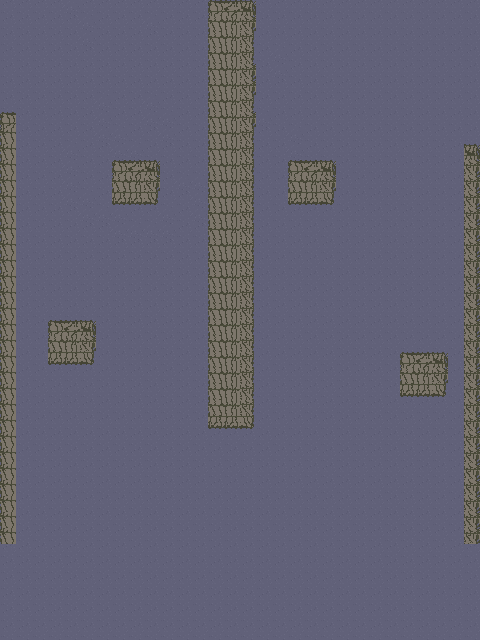

Tiled map render using the project's own tile images. Description and the whole map definition, tile-layer contents included, below:
An orthogonal 30x40 tile map with 16x16 px tiles, 2 tile layers (Background, Bricks), 2 tilesets and 7 objects (Monster).

<map version="1.0" orientation="orthogonal" renderorder="right-down" width="30" height="40" tilewidth="16" tileheight="16" nextobjectid="62">
 <tileset firstgid="1" name="tiles" tilewidth="16" tileheight="16" spacing="1" tilecount="324" columns="18">
  <image source="../images/tiles.png" width="320" height="320" />
 </tileset>
 <tileset firstgid="325" name="tiles" tilewidth="16" tileheight="16" spacing="1" tilecount="324" columns="18">
  <image source="../images/tiles.png" width="320" height="320" />
 </tileset>
 <layer name="Background" width="30" height="40">
  <data encoding="csv">
73,73,73,73,74,73,73,73,73,73,73,73,73,73,73,73,73,73,73,73,73,73,73,73,73,73,73,73,73,73,
73,73,73,73,73,74,73,73,73,74,73,73,73,73,73,73,73,73,73,73,73,73,73,73,73,73,73,73,73,73,
73,73,73,73,73,74,73,73,73,73,73,73,73,73,74,73,73,73,73,73,73,73,73,73,73,73,73,73,73,73,
73,73,73,73,73,73,73,73,73,73,73,73,73,73,73,73,73,74,73,73,73,73,73,73,73,73,73,73,73,73,
73,73,73,73,73,73,73,73,73,73,73,73,73,74,73,73,73,74,73,73,73,73,73,73,73,73,73,73,73,73,
73,73,73,73,73,73,73,73,73,73,73,73,73,73,73,73,73,73,73,73,73,73,73,73,73,73,73,73,73,73,
73,73,73,73,73,73,74,73,73,74,73,73,73,73,73,73,73,73,73,73,73,73,73,73,73,73,73,73,73,73,
73,73,73,73,73,73,74,73,73,74,74,73,73,73,73,74,74,73,73,73,73,73,73,73,73,73,73,73,73,73,
73,73,73,73,73,73,74,74,73,73,74,73,73,73,73,73,73,73,74,73,73,73,73,73,73,73,73,73,73,73,
73,73,73,73,74,73,73,74,74,73,73,73,73,73,73,73,73,73,74,73,73,73,73,73,73,73,73,73,73,73,
73,73,73,73,74,73,73,73,73,73,73,73,73,73,73,74,73,73,73,73,73,73,73,73,73,73,73,73,73,73,
73,73,73,73,74,73,73,73,73,73,73,74,74,74,74,74,73,73,73,73,73,73,73,73,73,73,73,73,73,73,
73,73,73,73,74,74,73,73,73,73,73,73,74,73,74,73,73,73,73,73,73,73,73,73,73,73,73,73,73,73,
73,73,73,73,73,74,74,74,73,73,74,73,74,74,74,73,73,73,73,73,73,73,73,73,73,73,73,73,73,73,
73,73,73,73,73,73,73,74,74,74,74,73,73,74,73,73,73,73,73,73,73,73,73,73,73,73,73,73,73,73,
73,73,73,73,73,73,73,73,73,73,73,73,73,73,73,73,73,73,73,73,73,73,73,73,73,73,73,73,73,73,
73,73,73,73,73,73,73,73,73,73,73,73,73,73,73,73,73,73,73,73,73,73,73,73,73,73,73,73,73,73,
73,73,73,73,73,73,73,73,73,73,73,73,73,73,73,73,73,73,73,73,73,73,73,73,73,73,73,73,73,73,
73,73,73,73,73,73,73,73,73,73,73,73,73,73,73,73,73,73,73,73,73,73,73,73,73,73,73,73,73,73,
73,73,73,73,73,73,73,73,73,73,73,73,73,73,73,73,73,73,73,73,73,73,73,73,73,73,73,73,73,73,
73,73,73,73,73,73,73,73,73,73,73,73,73,73,73,73,73,73,73,73,73,73,73,73,73,73,73,73,73,73,
73,73,73,73,73,73,73,73,73,73,73,73,73,73,73,73,73,73,73,73,73,73,73,73,73,73,73,73,73,73,
73,73,73,73,73,73,73,73,73,73,73,73,73,73,73,73,73,73,73,73,73,73,73,73,73,73,73,73,73,73,
73,73,73,73,73,73,73,73,73,73,73,73,73,73,73,73,73,73,73,73,73,73,73,73,73,73,73,73,73,73,
73,73,73,73,73,73,73,73,73,73,73,73,73,73,73,73,73,73,73,73,73,73,73,73,73,73,73,73,73,73,
73,73,73,73,73,73,73,73,73,73,73,73,73,73,73,73,73,73,73,73,73,73,73,73,73,73,73,73,73,73,
73,73,73,73,73,73,73,73,73,73,73,73,73,73,73,73,73,73,73,73,73,73,73,73,73,73,73,73,73,73,
73,73,73,73,73,73,73,73,73,73,73,73,73,73,73,73,73,73,73,73,73,73,73,73,73,73,73,73,73,73,
73,73,73,73,73,73,73,73,73,73,73,73,73,73,73,73,73,73,73,73,73,73,73,73,73,73,73,73,73,73,
73,73,73,73,73,73,73,73,73,73,73,73,73,73,73,73,73,73,73,73,73,73,73,73,73,73,73,73,73,73,
73,73,73,73,73,73,73,73,73,73,73,73,73,73,73,73,73,73,73,73,73,73,73,73,73,73,73,73,73,73,
73,73,73,73,73,73,73,73,73,73,73,73,73,73,73,73,73,73,73,73,73,73,73,73,73,73,73,73,73,73,
73,73,73,73,73,73,73,73,73,73,73,73,73,73,73,73,73,73,73,73,73,73,73,73,73,73,73,73,73,73,
73,73,73,73,73,73,73,73,73,73,73,73,73,73,73,73,73,73,73,73,73,73,73,73,73,73,73,73,73,73,
73,73,73,73,73,73,73,73,73,73,73,73,73,73,73,73,73,73,73,73,73,73,73,73,73,73,73,73,73,73,
73,73,73,73,73,73,73,73,73,73,73,73,73,73,73,73,73,73,73,73,73,73,73,73,73,73,73,73,73,73,
73,73,73,73,73,73,73,73,73,73,73,73,73,73,73,73,73,73,73,73,73,73,73,73,73,73,73,73,73,73,
73,73,73,73,73,73,73,73,73,73,73,73,73,73,73,73,73,73,73,73,73,73,73,73,73,73,73,73,73,73,
73,73,73,73,73,73,73,73,73,73,73,73,73,73,73,73,73,73,73,73,73,73,73,73,73,73,73,73,73,73,
73,73,73,73,73,73,73,73,73,73,73,73,73,73,73,73,73,73,73,73,73,73,73,73,73,73,73,73,73,73
</data>
 </layer>
 <layer name="Bricks" width="30" height="40">
  <data encoding="csv">
0,0,0,0,0,0,0,0,0,0,0,0,0,1,2,3,0,0,0,0,0,0,0,0,0,0,0,0,0,0,
0,0,0,0,0,0,0,0,0,0,0,0,0,19,20,21,0,0,0,0,0,0,0,0,0,0,0,0,0,0,
0,0,0,0,0,0,0,0,0,0,0,0,0,19,20,39,0,0,0,0,0,0,0,0,0,0,0,0,0,0,
0,0,0,0,0,0,0,0,0,0,0,0,0,19,20,39,0,0,0,0,0,0,0,0,0,0,0,0,0,0,
0,0,0,0,0,0,0,0,0,0,0,0,0,19,20,21,0,0,0,0,0,0,0,0,0,0,0,0,0,0,
0,0,0,0,0,0,0,0,0,0,0,0,0,19,20,21,0,0,0,0,0,0,0,0,0,0,0,0,0,0,
0,0,0,0,0,0,0,0,0,0,0,0,0,19,20,39,0,0,0,0,0,0,0,0,0,0,0,0,0,0,
1,0,0,0,0,0,0,0,0,0,0,0,0,19,20,21,0,0,0,0,0,0,0,0,0,0,0,0,0,0,
37,0,0,0,0,0,0,0,0,0,0,0,0,19,20,39,0,0,0,0,0,0,0,0,0,0,0,0,0,0,
37,0,0,0,0,0,0,0,0,0,0,0,0,19,20,39,0,0,0,0,0,0,0,0,0,0,0,0,0,3,
37,0,0,0,0,0,0,1,2,3,0,0,0,19,20,39,0,0,1,2,3,0,0,0,0,0,0,0,0,21,
37,0,0,0,0,0,0,19,20,21,0,0,0,19,20,39,0,0,19,20,21,0,0,0,0,0,0,0,0,21,
37,0,0,0,0,0,0,56,56,57,0,0,0,19,20,39,0,0,56,56,57,0,0,0,0,0,0,0,0,21,
37,0,0,0,0,0,0,0,0,0,0,0,0,19,20,39,0,0,0,0,0,0,0,0,0,0,0,0,0,21,
37,0,0,0,0,0,0,0,0,0,0,0,0,19,20,39,0,0,0,0,0,0,0,0,0,0,0,0,0,21,
37,0,0,0,0,0,0,0,0,0,0,0,0,19,20,39,0,0,0,0,0,0,0,0,0,0,0,0,0,21,
37,0,0,0,0,0,0,0,0,0,0,0,0,19,20,39,0,0,0,0,0,0,0,0,0,0,0,0,0,21,
37,0,0,0,0,0,0,0,0,0,0,0,0,19,20,39,0,0,0,0,0,0,0,0,0,0,0,0,0,21,
37,0,0,0,0,0,0,0,0,0,0,0,0,19,20,39,0,0,0,0,0,0,0,0,0,0,0,0,0,21,
37,0,0,0,0,0,0,0,0,0,0,0,0,19,20,39,0,0,0,0,0,0,0,0,0,0,0,0,0,21,
37,0,0,1,2,3,0,0,0,0,0,0,0,19,20,39,0,0,0,0,0,0,0,0,0,0,0,0,0,21,
37,0,0,19,20,21,0,0,0,0,0,0,0,19,20,39,0,0,0,0,0,0,0,0,0,0,0,0,0,21,
37,0,0,56,56,57,0,0,0,0,0,0,0,19,20,39,0,0,0,0,0,0,0,0,0,1,2,3,0,21,
37,0,0,0,0,0,0,0,0,0,0,0,0,19,20,39,0,0,0,0,0,0,0,0,0,19,20,21,0,21,
37,0,0,0,0,0,0,0,0,0,0,0,0,19,20,39,0,0,0,0,0,0,0,0,0,56,56,57,0,21,
37,0,0,0,0,0,0,0,0,0,0,0,0,19,20,39,0,0,0,0,0,0,0,0,0,0,0,0,0,21,
37,0,0,0,0,0,0,0,0,0,0,0,0,56,56,57,0,0,0,0,0,0,0,0,0,0,0,0,0,21,
37,0,0,0,0,0,0,0,0,0,0,0,0,0,0,0,0,0,0,0,0,0,0,0,0,0,0,0,0,21,
37,0,0,0,0,0,0,0,0,0,0,0,0,0,0,0,0,0,0,0,0,0,0,0,0,0,0,0,0,21,
37,0,0,0,0,0,0,0,0,0,0,0,0,0,0,0,0,0,0,0,0,0,0,0,0,0,0,0,0,21,
37,0,0,0,0,0,0,0,0,0,0,0,0,0,0,0,0,0,0,0,0,0,0,0,0,0,0,0,0,21,
37,0,0,0,0,0,0,0,0,0,0,0,0,0,0,0,0,0,0,0,0,0,0,0,0,0,0,0,0,21,
37,0,0,0,0,0,0,0,0,0,0,0,0,0,0,0,0,0,0,0,0,0,0,0,0,0,0,0,0,21,
37,0,0,0,0,0,0,0,0,0,0,0,0,0,0,0,0,0,0,0,0,0,0,0,0,0,0,0,0,21,
0,0,0,0,0,0,0,0,0,0,0,0,0,0,0,0,0,0,0,0,0,0,0,0,0,0,0,0,0,0,
0,0,0,0,0,0,0,0,0,0,0,0,0,0,0,0,0,0,0,0,0,0,0,0,0,0,0,0,0,0,
0,0,0,0,0,0,0,0,0,0,0,0,0,0,0,0,0,0,0,0,0,0,0,0,0,0,0,0,0,0,
0,0,0,0,0,0,0,0,0,0,0,0,0,0,0,0,0,0,0,0,0,0,0,0,0,0,0,0,0,0,
0,0,0,0,0,0,0,0,0,0,0,0,0,0,0,0,0,0,0,0,0,0,0,0,0,0,0,0,0,0,
0,0,0,0,0,0,0,0,0,0,0,0,0,0,0,0,0,0,0,0,0,0,0,0,0,0,0,0,0,0
</data>
 </layer>
 <objectgroup name="Monster">
  <object id="46" name="Monster" x="208" y="592" width="48" height="48">
   <properties>
    <property name="food" type="int" value="25" />
   </properties>
  </object>
 </objectgroup>
 <objectgroup name="Food">
  <properties>
   <property name="amount" type="int" value="40" />
  </properties>
  <object id="48" x="112" y="160" width="48" height="48" />
  <object id="49" x="48" y="320" width="48" height="48" />
  <object id="50" x="0" y="112" width="16" height="240" />
  <object id="59" x="464" y="144" width="16" height="208" />
  <object id="60" x="288" y="160" width="48" height="48" />
  <object id="61" x="400" y="352" width="48" height="48" />
 </objectgroup>
 <objectgroup name="Player">
  <properties>
   <property name="fleet" type="int" value="2" />
  </properties>
 </objectgroup>
</map>
